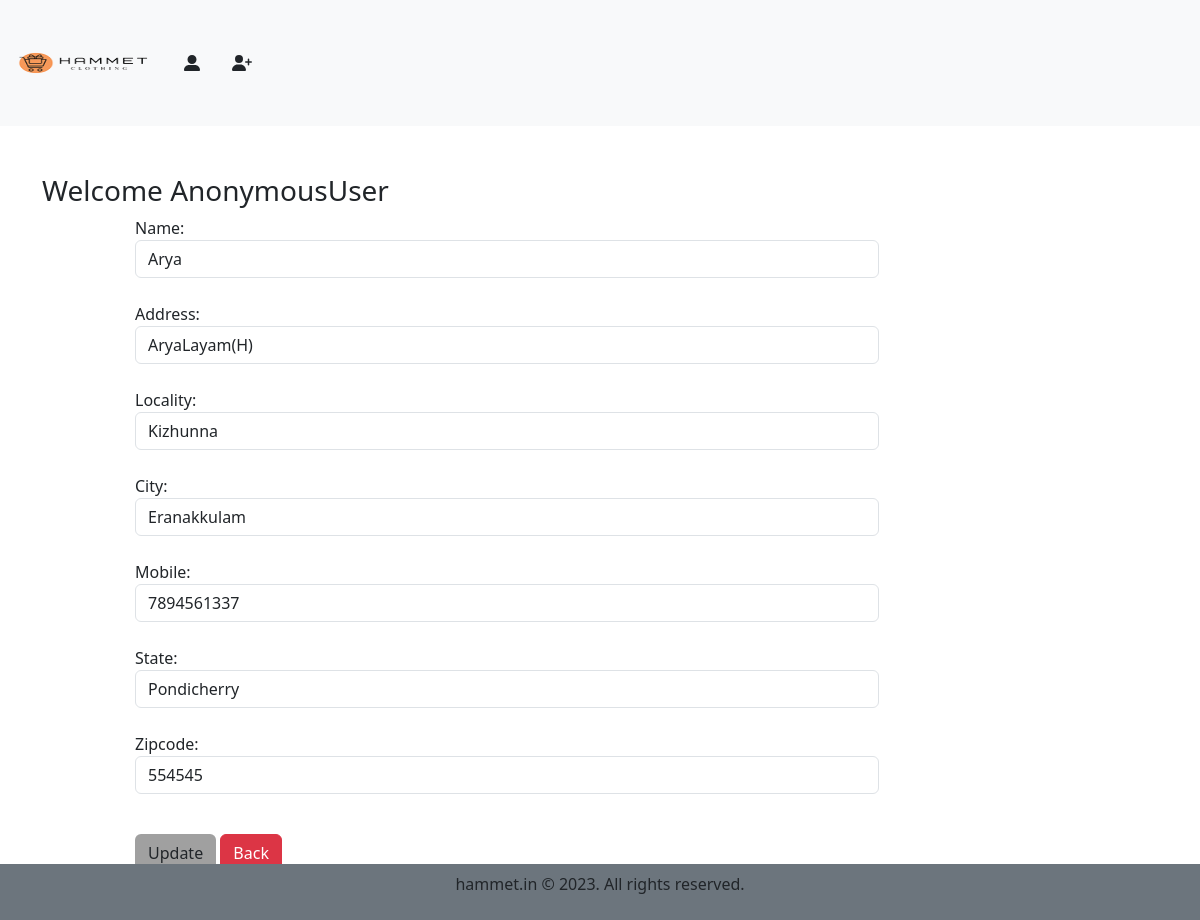
The app's page /updateaddress/62 with its own data.
### app/models.py (models this page shows, shortened)
class Customer(models.Model):
    user= models.ForeignKey(User,on_delete=models.CASCADE)
    name = models.CharField(max_length=200)
    address = models.CharField(max_length=200)
    locality = models.CharField(max_length=200)
    city = models.CharField(max_length=50)
    mobile = models.IntegerField(default=0)
    zipcode = models.IntegerField()
    state = models.CharField(choices=STATE_CHOICES,max_length=100)

### app/views.py (the view, shortened to what this page needs)
# urls.py: path('updateaddress/<int:pk>', views.updateAddress.as_view(), name='updateaddress'),
class updateAddress(View):
    def get(self,request,pk):
        add = Customer.objects.get(pk=pk)
        form = CustomerProfileForm(instance=add)
        return render(request,'app/updateaddress.html',locals())

### app/templates/app/updateaddress.html (shortened to what this page needs)
{% extends 'app/base.html' %}
{% load static %}
{% block main-content %}
<div class="container my-5">
    <div class="row">
        <h3>Welcome <span class="text-capitalize">{{request.user}}</span></h3>
    </div>
    <div class="col-sm-8 offset-sm-1">
        <form action="" method="post">
            {% for fm in form %}
                {{fm.label_tag}} {{fm}}<small class="text-danger">{{fm.errors|striptags}}</small><br>
            {% endfor %}
            <div class="col-12 mt-3">
                <button type="submit" class="btn btn-custom">Update</button>
                    <a href="{% url 'address' %}" type='button' class='btn btn-danger'>Back</a>
            </div>
        </form>
    </div>
</div>
{% endblock main-content %}

### app/templates/app/updateaddress.html (style rules this page uses)
.btn-custom { background-color: rgb(160,160,160); }

### records on screen
Customer: form "Arya" "AryaLayam(H)" "Kizhunna" "Eranakkulam" "7894561337" "Pondicherry" "554545"

### other values on screen
{{ request.user }} "AnonymousUser"
{{ fm.label_tag }} "Name:" "Address:" "Locality:" "City:" "Mobile:" "State:" "Zipcode:"
